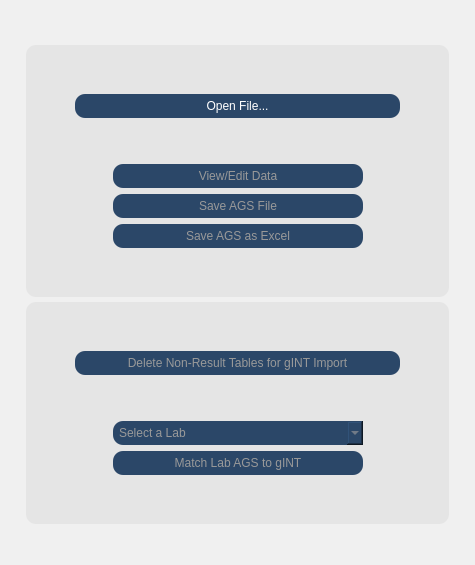
      <widget class="QWidget" name="tab">
       <property name="sizePolicy">
        <sizepolicy hsizetype="MinimumExpanding" vsizetype="MinimumExpanding">
         <horstretch>0</horstretch>
         <verstretch>0</verstretch>
        </sizepolicy>
       </property>
       <property name="minimumSize">
        <size>
         <width>400</width>
         <height>325</height>
        </size>
       </property>
       <property name="styleSheet">
        <string notr="true">QWidget {
	background: #f0f0f0;
	border: 0;
}</string>
       </property>
       <attribute name="title">
        <string>Open and Save</string>
       </attribute>
       <layout class="QVBoxLayout" name="verticalLayout_7">
        <item>
         <layout class="QVBoxLayout" name="verticalLayout_3">
          <property name="spacing">
           <number>5</number>
          </property>
          <item>
           <layout class="QVBoxLayout" name="verticalLayout_5">
            <item>
             <widget class="QGraphicsView" name="top_spacer">
              <property name="maximumSize">
               <size>
                <width>20</width>
                <height>10</height>
               </size>
              </property>
              <property name="styleSheet">
               <string notr="true">QGraphicsView {
    background: #f0f0f0;
	border: 0;
}</string>
              </property>
             </widget>
            </item>
           </layout>
          </item>
          <item>
           <widget class="QLabel" name="text">
            <property name="font">
             <font>
              <family>Tahoma</family>
              <pointsize>9</pointsize>
             </font>
            </property>
            <property name="text">
             <string/>
            </property>
            <property name="alignment">
             <set>Qt::AlignCenter</set>
            </property>
           </widget>
          </item>
          <item>
           <layout class="QHBoxLayout" name="top_box">
            <item>
             <layout class="QHBoxLayout" name="top_left_spacer_layout">
              <item>
               <widget class="QGraphicsView" name="top_left_spacer">
                <property name="maximumSize">
                 <size>
                  <width>10</width>
                  <height>20</height>
                 </size>
                </property>
                <property name="styleSheet">
                 <string notr="true">QGraphicsView {
    background: #f0f0f0;
	border: 0;
}</string>
                </property>
               </widget>
              </item>
             </layout>
            </item>
            <item>
             <widget class="QFrame" name="top_frame">
              <property name="sizePolicy">
               <sizepolicy hsizetype="MinimumExpanding" vsizetype="MinimumExpanding">
                <horstretch>1</horstretch>
                <verstretch>1</verstretch>
               </sizepolicy>
              </property>
              <property name="minimumSize">
               <size>
                <width>350</width>
                <height>75</height>
               </size>
              </property>
              <property name="maximumSize">
               <size>
                <width>16777214</width>
                <height>16777215</height>
               </size>
              </property>
              <property name="styleSheet">
               <string notr="true">QFrame {
	background: #e5e5e5;
	border-radius: 10px;
}</string>
              </property>
              <property name="frameShape">
               <enum>QFrame::StyledPanel</enum>
              </property>
              <property name="frameShadow">
               <enum>QFrame::Raised</enum>
              </property>
              <layout class="QHBoxLayout" name="horizontalLayout_9">
               <item>
                <layout class="QVBoxLayout" name="verticalLayout">
                 <item>
                  <spacer name="verticalSpacer_15">
                   <property name="orientation">
                    <enum>Qt::Vertical</enum>
                   </property>
                   <property name="sizeHint" stdset="0">
                    <size>
                     <width>20</width>
                     <height>40</height>
                    </size>
                   </property>
                  </spacer>
                 </item>
                 <item>
                  <layout class="QHBoxLayout" name="horizontalLayout_4">
                   <item>
                    <spacer name="horizontalSpacer_19">
                     <property name="orientation">
                      <enum>Qt::Horizontal</enum>
                     </property>
                     <property name="sizeHint" stdset="0">
                      <size>
                       <width>40</width>
                       <height>20</height>
                      </size>
                     </property>
                    </spacer>
                   </item>
                   <item>
                    <widget class="QPushButton" name="button_open">
                     <property name="sizePolicy">
                      <sizepolicy hsizetype="MinimumExpanding" vsizetype="MinimumExpanding">
                       <horstretch>0</horstretch>
                       <verstretch>0</verstretch>
                      </sizepolicy>
                     </property>
                     <property name="minimumSize">
                      <size>
                       <width>325</width>
                       <height>24</height>
                      </size>
                     </property>
                     <property name="maximumSize">
                      <size>
                       <width>16777215</width>
                       <height>24</height>
                      </size>
                     </property>
                     <property name="font">
                      <font>
                       <family>Tahoma</family>
                       <pointsize>9</pointsize>
                       <weight>50</weight>
                       <italic>false</italic>
                       <bold>false</bold>
                      </font>
                     </property>
                     <property name="styleSheet">
                      <string notr="true">QPushButton {
    border-radius: 10px;
	font: 9pt &quot;Tahoma&quot;;
    background: #2b4768;
    color: white;
	padding:5px;
}

QPushButton:selected { 
    color: black;
}

QPushButton:hover {
    background: #6bb7dd;
}

QPushButton:disabled { 
    color: #999999;
}</string>
                     </property>
                     <property name="text">
                      <string>Open File...</string>
                     </property>
                    </widget>
                   </item>
                   <item>
                    <spacer name="horizontalSpacer_20">
                     <property name="orientation">
                      <enum>Qt::Horizontal</enum>
                     </property>
                     <property name="sizeHint" stdset="0">
                      <size>
                       <width>40</width>
                       <height>20</height>
                      </size>
                     </property>
                    </spacer>
                   </item>
                  </layout>
                 </item>
                 <item>
                  <spacer name="verticalSpacer_4">
                   <property name="orientation">
                    <enum>Qt::Vertical</enum>
                   </property>
                   <property name="sizeHint" stdset="0">
                    <size>
                     <width>20</width>
                     <height>40</height>
                    </size>
                   </property>
                  </spacer>
                 </item>
                 <item>
                  <layout class="QHBoxLayout" name="horizontalLayout_2">
                   <item>
                    <spacer name="horizontalSpacer">
                     <property name="orientation">
                      <enum>Qt::Horizontal</enum>
                     </property>
                     <property name="sizeHint" stdset="0">
                      <size>
                       <width>40</width>
                       <height>20</height>
                      </size>
                     </property>
                    </spacer>
                   </item>
                   <item>
                    <widget class="QPushButton" name="view_data">
                     <property name="enabled">
                      <bool>false</bool>
                     </property>
                     <property name="sizePolicy">
                      <sizepolicy hsizetype="MinimumExpanding" vsizetype="MinimumExpanding">
                       <horstretch>0</horstretch>
                       <verstretch>0</verstretch>
                      </sizepolicy>
                     </property>
                     <property name="minimumSize">
                      <size>
                       <width>250</width>
                       <height>24</height>
                      </size>
                     </property>
                     <property name="maximumSize">
                      <size>
                       <width>16777215</width>
                       <height>24</height>
                      </size>
                     </property>
                     <property name="font">
                      <font>
                       <family>Tahoma</family>
                       <pointsize>9</pointsize>
                       <weight>50</weight>
                       <italic>false</italic>
                       <bold>false</bold>
                      </font>
                     </property>
                     <property name="styleSheet">
                      <string notr="true">QPushButton {
    border-radius: 10px;
	font: 9pt &quot;Tahoma&quot;;
    background: #2b4768;
    color: white;
	padding:5px;
}

QPushButton:selected { /* italicize selected tabs */
    color: black;
}

QPushButton:hover { /* italicize selected tabs */
    background: #6bb7dd;
}

QPushButton:disabled { 
    color: #999999;
}</string>
                     </property>
                     <property name="text">
                      <string>View/Edit Data</string>
                     </property>
                    </widget>
                   </item>
                   <item>
                    <spacer name="horizontalSpacer_2">
                     <property name="orientation">
                      <enum>Qt::Horizontal</enum>
                     </property>
                     <property name="sizeHint" stdset="0">
                      <size>
                       <width>40</width>
                       <height>20</height>
                      </size>
                     </property>
                    </spacer>
                   </item>
                  </layout>
                 </item>
                 <item>
                  <layout class="QHBoxLayout" name="horizontalLayout_3">
                   <item>
                    <spacer name="horizontalSpacer_3">
                     <property name="orientation">
                      <enum>Qt::Horizontal</enum>
                     </property>
                     <property name="sizeHint" stdset="0">
                      <size>
                       <width>40</width>
                       <height>20</height>
                      </size>
                     </property>
                    </spacer>
                   </item>
                   <item>
                    <widget class="QPushButton" name="button_save_ags">
                     <property name="enabled">
                      <bool>false</bool>
                     </property>
                     <property name="sizePolicy">
                      <sizepolicy hsizetype="MinimumExpanding" vsizetype="MinimumExpanding">
                       <horstretch>0</horstretch>
                       <verstretch>0</verstretch>
                      </sizepolicy>
                     </property>
                     <property name="minimumSize">
                      <size>
                       <width>250</width>
                       <height>24</height>
                      </size>
                     </property>
                     <property name="maximumSize">
                      <size>
                       <width>16777215</width>
                       <height>24</height>
                      </size>
                     </property>
                     <property name="font">
                      <font>
                       <family>Tahoma</family>
                       <pointsize>9</pointsize>
                       <weight>50</weight>
                       <italic>false</italic>
                       <bold>false</bold>
                      </font>
                     </property>
                     <property name="styleSheet">
                      <string notr="true">QPushButton {
    border-radius: 10px;
	font: 9pt &quot;Tahoma&quot;;
    background: #2b4768;
    color: white;
	padding:5px;
}

QPushButton:selected { 
    color: black;
}

QPushButton:hover { 
    background: #6bb7dd;
}

QPushButton:disabled { 
    color: #999999;
}</string>
                     </property>
                     <property name="text">
                      <string>Save AGS File</string>
                     </property>
                    </widget>
                   </item>
                   <item>
                    <spacer name="horizontalSpacer_4">
                     <property name="orientation">
                      <enum>Qt::Horizontal</enum>
                     </property>
                     <property name="sizeHint" stdset="0">
                      <size>
                       <width>40</width>
                       <height>20</height>
                      </size>
                     </property>
                    </spacer>
                   </item>
                  </layout>
                 </item>
                 <item>
                  <layout class="QHBoxLayout" name="horizontalLayout_19">
                   <item>
                    <spacer name="horizontalSpacer_8">
                     <property name="orientation">
                      <enum>Qt::Horizontal</enum>
                     </property>
                     <property name="sizeHint" stdset="0">
                      <size>
                       <width>40</width>
                       <height>20</height>
                      </size>
                     </property>
                    </spacer>
                   </item>
                   <item>
                    <widget class="QPushButton" name="button_convert_excel">
                     <property name="enabled">
                      <bool>false</bool>
                     </property>
                     <property name="sizePolicy">
                      <sizepolicy hsizetype="MinimumExpanding" vsizetype="MinimumExpanding">
                       <horstretch>0</horstretch>
                       <verstretch>0</verstretch>
                      </sizepolicy>
                     </property>
                     <property name="minimumSize">
                      <size>
                       <width>250</width>
                       <height>24</height>
                      </size>
                     </property>
                     <property name="maximumSize">
                      <size>
                       <width>16777215</width>
                       <height>24</height>
                      </size>
                     </property>
                     <property name="font">
                      <font>
                       <family>Tahoma</family>
                       <pointsize>9</pointsize>
                       <weight>50</weight>
                       <italic>false</italic>
                       <bold>false</bold>
                      </font>
                     </property>
                     <property name="styleSheet">
                      <string notr="true">QPushButton {
    border-radius: 10px;
	font: 9pt &quot;Tahoma&quot;;
    background: #2b4768;
    color: white;
	padding:5px;
}

QPushButton:selected { 
    color: black;
}

QPushButton:hover {
    background: #6bb7dd;
}

QPushButton:disabled { 
    color: #999999;
}</string>
                     </property>
                     <property name="text">
                      <string>Save AGS as Excel</string>
                     </property>
                    </widget>
                   </item>
                   <item>
                    <spacer name="horizontalSpacer_9">
                     <property name="orientation">
                      <enum>Qt::Horizontal</enum>
                     </property>
                     <property name="sizeHint" stdset="0">
                      <size>
                       <width>40</width>
                       <height>20</height>
                      </size>
                     </property>
                    </spacer>
                   </item>
                  </layout>
                 </item>
                 <item>
                  <spacer name="verticalSpacer_7">
                   <property name="orientation">
                    <enum>Qt::Vertical</enum>
                   </property>
                   <property name="sizeHint" stdset="0">
                    <size>
                     <width>20</width>
                     <height>40</height>
                    </size>
                   </property>
                  </spacer>
                 </item>
                </layout>
               </item>
              </layout>
             </widget>
            </item>
            <item>
             <layout class="QHBoxLayout" name="top_right_spacer_layout">
              <item>
               <widget class="QGraphicsView" name="top_right_spacer">
                <property name="maximumSize">
                 <size>
                  <width>10</width>
                  <height>20</height>
                 </size>
                </property>
                <property name="styleSheet">
                 <string notr="true">QGraphicsView {
    background: #f0f0f0;
	border: 0;
}</string>
                </property>
               </widget>
              </item>
             </layout>
            </item>
           </layout>
          </item>
          <item>
           <layout class="QHBoxLayout" name="bot_box">
            <item>
             <layout class="QHBoxLayout" name="bot_left_spacer_layout">
              <item>
               <widget class="QGraphicsView" name="bot_left_spacer">
                <property name="maximumSize">
                 <size>
                  <width>10</width>
                  <height>20</height>
                 </size>
                </property>
                <property name="styleSheet">
                 <string notr="true">QGraphicsView {
    background: #f0f0f0;
	border: 0;
}</string>
                </property>
               </widget>
              </item>
             </layout>
            </item>
            <item>
             <widget class="QFrame" name="bot_frame">
              <property name="sizePolicy">
               <sizepolicy hsizetype="MinimumExpanding" vsizetype="MinimumExpanding">
                <horstretch>1</horstretch>
                <verstretch>1</verstretch>
               </sizepolicy>
              </property>
              <property name="minimumSize">
               <size>
                <width>350</width>
                <height>75</height>
               </size>
              </property>
              <property name="maximumSize">
               <size>
                <width>16777214</width>
                <height>16777215</height>
               </size>
              </property>
              <property name="styleSheet">
               <string notr="true">QFrame {
	background: #e5e5e5;
	border-radius: 10px;
}</string>
              </property>
              <property name="frameShape">
               <enum>QFrame::StyledPanel</enum>
              </property>
              <property name="frameShadow">
               <enum>QFrame::Raised</enum>
              </property>
              <layout class="QHBoxLayout" name="horizontalLayout_10">
               <item>
                <layout class="QVBoxLayout" name="verticalLayout_2">
                 <item>
                  <spacer name="verticalSpacer_8">
                   <property name="orientation">
                    <enum>Qt::Vertical</enum>
                   </property>
                   <property name="sizeHint" stdset="0">
                    <size>
                     <width>20</width>
                     <height>40</height>
                    </size>
                   </property>
                  </spacer>
                 </item>
                 <item>
                  <layout class="QHBoxLayout" name="horizontalLayout_5">
                   <item>
                    <spacer name="horizontalSpacer_17">
                     <property name="orientation">
                      <enum>Qt::Horizontal</enum>
                     </property>
                     <property name="sizeHint" stdset="0">
                      <size>
                       <width>40</width>
                       <height>20</height>
                      </size>
                     </property>
                    </spacer>
                   </item>
                   <item>
                    <widget class="QPushButton" name="button_del_tbl">
                     <property name="enabled">
                      <bool>false</bool>
                     </property>
                     <property name="sizePolicy">
                      <sizepolicy hsizetype="MinimumExpanding" vsizetype="MinimumExpanding">
                       <horstretch>0</horstretch>
                       <verstretch>0</verstretch>
                      </sizepolicy>
                     </property>
                     <property name="minimumSize">
                      <size>
                       <width>325</width>
                       <height>24</height>
                      </size>
                     </property>
                     <property name="maximumSize">
                      <size>
                       <width>16777215</width>
                       <height>24</height>
                      </size>
                     </property>
                     <property name="font">
                      <font>
                       <family>Tahoma</family>
                       <pointsize>9</pointsize>
                       <weight>50</weight>
                       <italic>false</italic>
                       <bold>false</bold>
                      </font>
                     </property>
                     <property name="styleSheet">
                      <string notr="true">QPushButton {
    border-radius: 10px;
	font: 9pt &quot;Tahoma&quot;;
    background: #2b4768;
    color: white;
	padding:5px;
}

QPushButton:selected {
    color: black;
}

QPushButton:hover { 
    background: #6bb7dd;
}

QPushButton:disabled { 
    color: #999999;
}</string>
                     </property>
                     <property name="text">
                      <string>Delete Non-Result Tables for gINT Import</string>
                     </property>
                    </widget>
                   </item>
                   <item>
                    <spacer name="horizontalSpacer_18">
                     <property name="orientation">
                      <enum>Qt::Horizontal</enum>
                     </property>
                     <property name="sizeHint" stdset="0">
                      <size>
                       <width>40</width>
                       <height>20</height>
                      </size>
                     </property>
                    </spacer>
                   </item>
                  </layout>
                 </item>
                 <item>
                  <spacer name="verticalSpacer_5">
                   <property name="orientation">
                    <enum>Qt::Vertical</enum>
                   </property>
                   <property name="sizeHint" stdset="0">
                    <size>
                     <width>20</width>
                     <height>40</height>
                    </size>
                   </property>
                  </spacer>
                 </item>
                 <item>
                  <layout class="QHBoxLayout" name="horizontalLayout_6">
                   <item>
                    <spacer name="horizontalSpacer_10">
                     <property name="orientation">
                      <enum>Qt::Horizontal</enum>
                     </property>
                     <property name="sizeHint" stdset="0">
                      <size>
                       <width>40</width>
                       <height>20</height>
                      </size>
                     </property>
                    </spacer>
                   </item>
                   <item>
                    <widget class="QComboBox" name="lab_select">
                     <property name="enabled">
                      <bool>false</bool>
                     </property>
                     <property name="sizePolicy">
                      <sizepolicy hsizetype="MinimumExpanding" vsizetype="MinimumExpanding">
                       <horstretch>0</horstretch>
                       <verstretch>0</verstretch>
                      </sizepolicy>
                     </property>
                     <property name="minimumSize">
                      <size>
                       <width>250</width>
                       <height>24</height>
                      </size>
                     </property>
                     <property name="maximumSize">
                      <size>
                       <width>16777215</width>
                       <height>24</height>
                      </size>
                     </property>
                     <property name="styleSheet">
                      <string notr="true">QComboBox {
	font: 9pt &quot;Tahoma&quot;;
    background: #2b4768;
    color: white;
    border-radius: 10px;
	padding: 4px;
	padding-left: 6px;
}

QComboBox:selected {
    color: black;
}

QComboBox:hover {
    background: #6bb7dd;
}

QComboBox::drop-down {
    subcontrol-origin: center;
}

QComboBox:disabled { 
    color: #999999;
}

QComboBox:enabled { 
    color: white;
}</string>
                     </property>
                     <item>
                      <property name="text">
                       <string>Select a Lab</string>
                      </property>
                     </item>
                     <item>
                      <property name="text">
                       <string>GM Lab</string>
                      </property>
                     </item>
                     <item>
                      <property name="text">
                       <string>GM Lab PEZ</string>
                      </property>
                     </item>
                     <item>
                      <property name="text">
                       <string>DETS</string>
                      </property>
                     </item>
                     <item>
                      <property name="text">
                       <string>DETS PEZ</string>
                      </property>
                     </item>
                     <item>
                      <property name="text">
                       <string>Structural Soils</string>
                      </property>
                     </item>
                     <item>
                      <property name="text">
                       <string>Structural Soils PEZ</string>
                      </property>
                     </item>
                     <item>
                      <property name="text">
                       <string>PSL</string>
                      </property>
                     </item>
                     <item>
                      <property name="text">
                       <string>Geolabs</string>
                      </property>
                     </item>
                     <item>
                      <property name="text">
                       <string>Geolabs (50HZ Fugro)</string>
                      </property>
                     </item>
                    </widget>
                   </item>
                   <item>
                    <spacer name="horizontalSpacer_11">
                     <property name="orientation">
                      <enum>Qt::Horizontal</enum>
                     </property>
                     <property name="sizeHint" stdset="0">
                      <size>
                       <width>40</width>
                       <height>20</height>
                      </size>
                     </property>
                    </spacer>
                   </item>
                  </layout>
                 </item>
                 <item>
                  <layout class="QHBoxLayout" name="horizontalLayout_7">
                   <item>
                    <spacer name="horizontalSpacer_12">
                     <property name="orientation">
                      <enum>Qt::Horizontal</enum>
                     </property>
                     <property name="sizeHint" stdset="0">
                      <size>
                       <width>40</width>
                       <height>20</height>
                      </size>
                     </property>
                    </spacer>
                   </item>
                   <item>
                    <widget class="QPushButton" name="button_match_lab">
                     <property name="enabled">
                      <bool>false</bool>
                     </property>
                     <property name="sizePolicy">
                      <sizepolicy hsizetype="MinimumExpanding" vsizetype="MinimumExpanding">
                       <horstretch>0</horstretch>
                       <verstretch>0</verstretch>
                      </sizepolicy>
                     </property>
                     <property name="minimumSize">
                      <size>
                       <width>250</width>
                       <height>24</height>
                      </size>
                     </property>
                     <property name="maximumSize">
                      <size>
                       <width>16777215</width>
                       <height>24</height>
                      </size>
                     </property>
                     <property name="font">
                      <font>
                       <family>Tahoma</family>
                       <pointsize>9</pointsize>
                       <weight>50</weight>
                       <italic>false</italic>
                       <bold>false</bold>
                      </font>
                     </property>
                     <property name="styleSheet">
                      <string notr="true">QPushButton {
    border-radius: 10px;
	font: 9pt &quot;Tahoma&quot;;
    background: #2b4768;
    color: white;
	padding:5px;
}

QPushButton:selected { 
    color: black;
}

QPushButton:hover { 
    background: #6bb7dd;
}

QPushButton:disabled { 
    color: #999999;
}</string>
                     </property>
                     <property name="text">
                      <string>Match Lab AGS to gINT</string>
                     </property>
                    </widget>
                   </item>
                   <item>
                    <spacer name="horizontalSpacer_13">
                     <property name="orientation">
                      <enum>Qt::Horizontal</enum>
                     </property>
                     <property name="sizeHint" stdset="0">
                      <size>
                       <width>40</width>
                       <height>20</height>
                      </size>
                     </property>
                    </spacer>
                   </item>
                  </layout>
                 </item>
                 <item>
                  <spacer name="verticalSpacer_12">
                   <property name="orientation">
                    <enum>Qt::Vertical</enum>
                   </property>
                   <property name="sizeHint" stdset="0">
                    <size>
                     <width>20</width>
                     <height>40</height>
                    </size>
                   </property>
                  </spacer>
                 </item>
                </layout>
               </item>
              </layout>
             </widget>
            </item>
            <item>
             <layout class="QHBoxLayout" name="bot_right_spacer_layout_2">
              <item>
               <widget class="QGraphicsView" name="bot_right_spacer_2">
                <property name="maximumSize">
                 <size>
                  <width>10</width>
                  <height>20</height>
                 </size>
                </property>
                <property name="styleSheet">
                 <string notr="true">QGraphicsView {
    background: #f0f0f0;
	border: 0;
}</string>
                </property>
               </widget>
              </item>
             </layout>
            </item>
           </layout>
          </item>
          <item>
           <layout class="QVBoxLayout" name="verticalLayout_9">
            <property name="spacing">
             <number>0</number>
            </property>
            <item>
             <widget class="QGraphicsView" name="top_spacer_3">
              <property name="maximumSize">
               <size>
                <width>10</width>
                <height>0</height>
               </size>
              </property>
              <property name="styleSheet">
               <string notr="true">QGraphicsView {
    background: #f0f0f0;
	border: 0;
}</string>
              </property>
             </widget>
            </item>
            <item>
             <widget class="GitButton" name="github">
              <property name="sizePolicy">
               <sizepolicy hsizetype="Maximum" vsizetype="Maximum">
                <horstretch>0</horstretch>
                <verstretch>0</verstretch>
               </sizepolicy>
              </property>
              <property name="minimumSize">
               <size>
                <width>25</width>
                <height>25</height>
               </size>
              </property>
              <property name="maximumSize">
               <size>
                <width>25</width>
                <height>25</height>
               </size>
              </property>
              <property name="styleSheet">
               <string notr="true">border : 0;
background: transparent;
padding: 18px;</string>
              </property>
              <property name="text">
               <string/>
              </property>
             </widget>
            </item>
           </layout>
          </item>
         </layout>
        </item>
       </layout>
      </widget>
